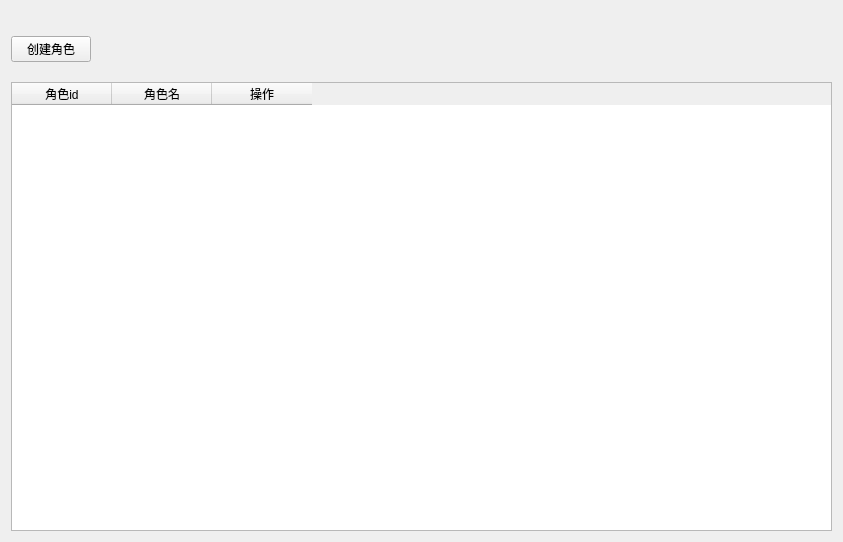
<?xml version="1.0" encoding="UTF-8"?>
<ui version="4.0">
 <class>roleMangeWidget</class>
 <widget class="QWidget" name="roleMangeWidget">
  <property name="geometry">
   <rect>
    <x>0</x>
    <y>0</y>
    <width>843</width>
    <height>542</height>
   </rect>
  </property>
  <property name="windowTitle">
   <string>roleMange</string>
  </property>
  <layout class="QHBoxLayout" name="horizontalLayout">
   <item>
    <layout class="QVBoxLayout" name="verticalLayout">
     <property name="spacing">
      <number>20</number>
     </property>
     <property name="topMargin">
      <number>25</number>
     </property>
     <item>
      <widget class="QPushButton" name="addRoleButton">
       <property name="sizePolicy">
        <sizepolicy hsizetype="Fixed" vsizetype="Fixed">
         <horstretch>0</horstretch>
         <verstretch>0</verstretch>
        </sizepolicy>
       </property>
       <property name="text">
        <string>创建角色</string>
       </property>
      </widget>
     </item>
     <item>
      <widget class="QTableWidget" name="tableWidget">
       <property name="selectionMode">
        <enum>QAbstractItemView::SingleSelection</enum>
       </property>
       <property name="selectionBehavior">
        <enum>QAbstractItemView::SelectRows</enum>
       </property>
       <attribute name="verticalHeaderDefaultSectionSize">
        <number>60</number>
       </attribute>
       <column>
        <property name="text">
         <string>角色id</string>
        </property>
       </column>
       <column>
        <property name="text">
         <string>角色名</string>
        </property>
       </column>
       <column>
        <property name="text">
         <string>操作</string>
        </property>
       </column>
      </widget>
     </item>
    </layout>
   </item>
  </layout>
 </widget>
 <resources/>
 <connections/>
</ui>
